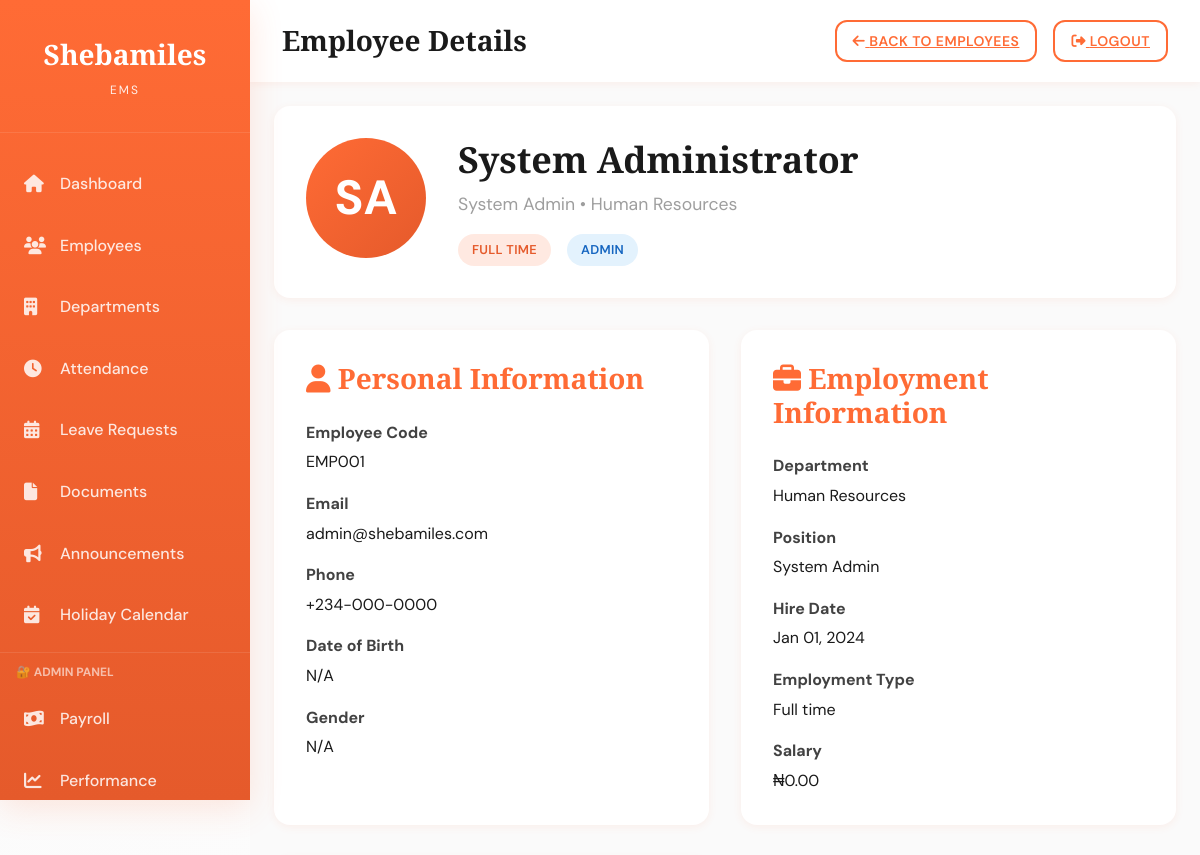
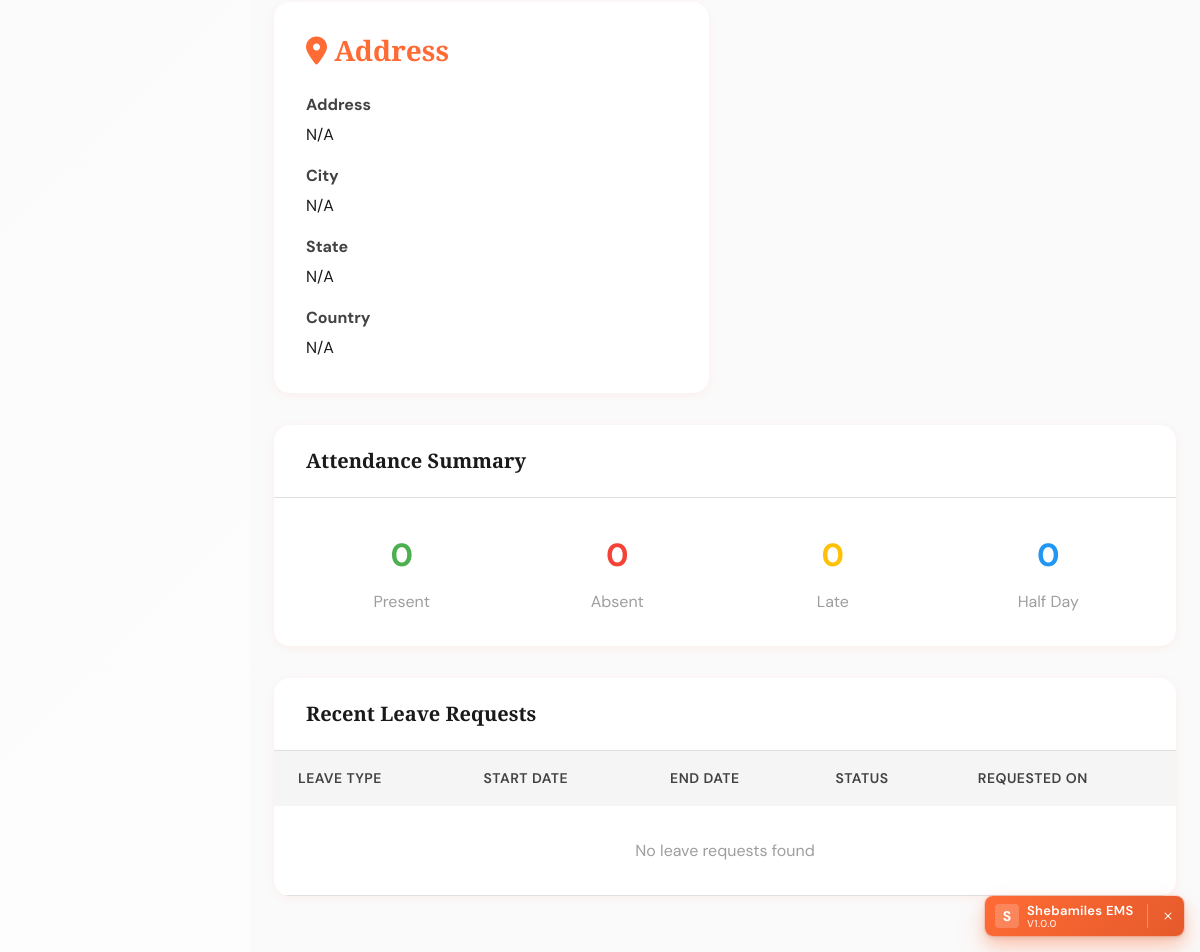
/employee-details.php?id=1 (signed in), run on the app's committed database (2 pictures, top to bottom).
### tables this page shows
CREATE TABLE `employees` (
  `employee_id` int(11) NOT NULL AUTO_INCREMENT,
  `user_id` int(11) NOT NULL,
  `employee_code` varchar(20) NOT NULL,
  `first_name` varchar(50) NOT NULL,
  `last_name` varchar(50) NOT NULL,
  `date_of_birth` date DEFAULT NULL,
  `gender` enum('male','female','other') DEFAULT NULL,
  `phone` varchar(20) DEFAULT NULL,
  `address` text DEFAULT NULL,
  `city` varchar(50) DEFAULT NULL,
  `state` varchar(50) DEFAULT NULL,
  `country` varchar(50) DEFAULT NULL,
  `department_id` int(11) DEFAULT NULL,
  `position` varchar(100) DEFAULT NULL,
  `hire_date` date NOT NULL,
  `employment_type` enum('full-time','part-time','contract','intern') NOT NULL DEFAULT 'full-time',
  `salary` decimal(10,2) DEFAULT NULL,
  `profile_image` varchar(255) DEFAULT NULL,
  `created_at` timestamp NOT NULL DEFAULT CURRENT_TIMESTAMP,
  `updated_at` timestamp NOT NULL DEFAULT CURRENT_TIMESTAMP ON UPDATE CURRENT_TIMESTAMP,
  PRIMARY KEY (`employee_id`),
  UNIQUE KEY `employee_code` (`employee_code`),
  KEY `user_id` (`user_id`),
  KEY `department_id` (`department_id`)
);

CREATE TABLE `departments` (
  `department_id` int(11) NOT NULL AUTO_INCREMENT,
  `department_name` varchar(100) NOT NULL,
  `description` text DEFAULT NULL,
  `head_id` int(11) DEFAULT NULL,
  `created_at` timestamp NOT NULL DEFAULT CURRENT_TIMESTAMP,
  PRIMARY KEY (`department_id`),
  KEY `head_id` (`head_id`)
);

CREATE TABLE `users` (
  `user_id` int(11) NOT NULL AUTO_INCREMENT,
  `username` varchar(50) NOT NULL,
  `password` varchar(255) NOT NULL,
  `email` varchar(100) NOT NULL,
  `role` enum('admin','manager','employee') NOT NULL DEFAULT 'employee',
  `created_at` timestamp NOT NULL DEFAULT CURRENT_TIMESTAMP,
  `last_login` timestamp NULL DEFAULT NULL,
  `status` enum('active','inactive') NOT NULL DEFAULT 'active',
  PRIMARY KEY (`user_id`),
  UNIQUE KEY `username` (`username`),
  UNIQUE KEY `email` (`email`)
);

### includes/auth.php (called while the page is built, shortened)
<?php
function hasRole($role) {
    return isset($_SESSION['role']) && $_SESSION['role'] === $role;
}
?>

### employee-details.php (the view, shortened to what this page needs)
<?php
require_once 'includes/auth.php';
$db = new Database();
$conn = $db->getConnection();
$employeeId = $_GET['id'] ?? null;
try {
    $stmt = $conn->prepare("SELECT e.*, d.department_name, u.email, u.username, u.role
                           FROM employees e
                           LEFT JOIN departments d ON e.department_id = d.department_id
                           LEFT JOIN users u ON e.user_id = u.user_id
                           WHERE e.employee_id = ?");
    $stmt->execute([$employeeId]);
    $employee = $stmt->fetch();
    $stmt = $conn->prepare("SELECT status, COUNT(*) as count
                           FROM attendance
                           WHERE employee_id = ?
                           GROUP BY status");
    $stmt->execute([$employeeId]);
    $attendanceStats = $stmt->fetchAll(PDO::FETCH_KEY_PAIR);
    $stmt = $conn->prepare("SELECT * FROM leave_requests
                           WHERE employee_id = ?
                           ORDER BY created_at DESC
                           LIMIT 5");
    $stmt->execute([$employeeId]);
    $leaveRequests = $stmt->fetchAll();
} catch(PDOException $e) {
    $error = "Error fetching employee details: " . $e->getMessage();
}
?>
<!DOCTYPE html>
<html lang="en">
<head>
    <link rel="stylesheet" href="css/style.css">
    <link rel="stylesheet" href="https://cdnjs.cloudflare.com/ajax/libs/font-awesome/6.4.0/css/all.min.css">
</head>
<body>
    <div class="dashboard-wrapper">
        <?php include 'includes/sidebar.php'; ?>
        <main class="main-content">
            <div class="topbar">
                <h2>Employee Details</h2>
                <div class="topbar-actions">
                    <a href="employees.php" class="btn btn-sm btn-outline-orange">
                        <i class="fas fa-arrow-left"></i> Back to Employees
                    </a>
                    <a href="php/logout.php" class="btn btn-sm btn-outline-orange">
                        <i class="fas fa-sign-out-alt"></i> Logout
                    </a>
                </div>
            </div>
            <div class="content">
                <div style="background: white; border-radius: 16px; padding: 2rem; margin-bottom: 2rem; box-shadow: var(--shadow-sm);">
                    <div style="display: flex; gap: 2rem; align-items: start;">
                        <div style="width: 120px; height: 120px; border-radius: 50%; background: linear-gradient(135deg, var(--primary-orange), var(--primary-orange-dark)); display: flex; align-items: center; justify-content: center; color: white; font-size: 3rem; font-weight: 700;">
                            <?php echo strtoupper(substr($employee['first_name'], 0, 1) . substr($employee['last_name'], 0, 1)); ?>
                        </div>
                        <div style="flex: 1;">
                            <h2 style="margin-bottom: 0.5rem; color: var(--almost-black);">
                                <?php echo htmlspecialchars($employee['first_name'] . ' ' . $employee['last_name']); ?>
                            </h2>
                            <p style="color: var(--medium-gray); margin-bottom: 1rem; font-size: 1.1rem;">
                                <?php echo htmlspecialchars($employee['position'] ?? 'N/A'); ?> •
                                <?php echo htmlspecialchars($employee['department_name'] ?? 'No Department'); ?>
                            </p>
                            <div style="display: flex; gap: 1rem; flex-wrap: wrap;">
                                <span class="badge badge-primary">
                                    <?php echo ucfirst(str_replace('-', ' ', $employee['employment_type'])); ?>
                                </span>
                                <span class="badge badge-info">
                                    <?php echo ucfirst($employee['role']); ?>
                                </span>
                            </div>
                        </div>
                    </div>
                </div>
                <div style="display: grid; grid-template-columns: repeat(auto-fit, minmax(300px, 1fr)); gap: 2rem; margin-bottom: 2rem;">
                    <div style="background: white; border-radius: 16px; padding: 2rem; box-shadow: var(--shadow-sm);">
                        <h3 style="margin-bottom: 1.5rem; color: var(--primary-orange);">
                            <i class="fas fa-user"></i> Personal Information
                        </h3>
                        <div style="display: grid; gap: 1rem;">
                            <div>
                                <strong style="color: var(--dark-gray); display: block; margin-bottom: 0.25rem;">Employee Code</strong>
                                <span><?php echo htmlspecialchars($employee['employee_code']); ?></span>
                            </div>
                            <div>
                                <strong style="color: var(--dark-gray); display: block; margin-bottom: 0.25rem;">Email</strong>
                                <span><?php echo htmlspecialchars($employee['email']); ?></span>
                            </div>
                            <div>
                                <strong style="color: var(--dark-gray); display: block; margin-bottom: 0.25rem;">Phone</strong>
                                <span><?php echo htmlspecialchars($employee['phone'] ?? 'N/A'); ?></span>
                            </div>
                            <div>
                                <strong style="color: var(--dark-gray); display: block; margin-bottom: 0.25rem;">Date of Birth</strong>
                                <span><?php echo $employee['date_of_birth'] ? date('M d, Y', strtotime($employee['date_of_birth'])) : 'N/A'; ?></span>
                            </div>
                            <div>
                                <strong style="color: var(--dark-gray); display: block; margin-bottom: 0.25rem;">Gender</strong>
                                <span><?php echo ucfirst($employee['gender'] ?? 'N/A'); ?></span>
                            </div>
                        </div>
                    </div>
                    <div style="background: white; border-radius: 16px; padding: 2rem; box-shadow: var(--shadow-sm);">
                        <h3 style="margin-bottom: 1.5rem; color: var(--primary-orange);">
                            <i class="fas fa-briefcase"></i> Employment Information
                        </h3>
                        <div style="display: grid; gap: 1rem;">
                            <div>
                                <strong style="color: var(--dark-gray); display: block; margin-bottom: 0.25rem;">Department</strong>
                                <span><?php echo htmlspecialchars($employee['department_name'] ?? 'N/A'); ?></span>
                            </div>
                            <div>
                                <strong style="color: var(--dark-gray); display: block; margin-bottom: 0.25rem;">Position</strong>
                                <span><?php echo htmlspecialchars($employee['position'] ?? 'N/A'); ?></span>
                            </div>
                            <div>
                                <strong style="color: var(--dark-gray); display: block; margin-bottom: 0.25rem;">Hire Date</strong>
                                <span><?php echo date('M d, Y', strtotime($employee['hire_date'])); ?></span>
                            </div>
                            <div>
                                <strong style="color: var(--dark-gray); display: block; margin-bottom: 0.25rem;">Employment Type</strong>
                                <span><?php echo ucfirst(str_replace('-', ' ', $employee['employment_type'])); ?></span>
                            </div>
                            <?php if (hasRole('admin')): ?>
                            <div>
                                <strong style="color: var(--dark-gray); display: block; margin-bottom: 0.25rem;">Salary</strong>
                                <span>₦<?php echo number_format($employee['salary'], 2); ?></span>
                            </div>
                            <?php endif; ?>
                        </div>
                    </div>
                    <div style="background: white; border-radius: 16px; padding: 2rem; box-shadow: var(--shadow-sm);">
                        <h3 style="margin-bottom: 1.5rem; color: var(--primary-orange);">
                            <i class="fas fa-map-marker-alt"></i> Address
                        </h3>
                        <div style="display: grid; gap: 1rem;">
                            <div>
                                <strong style="color: var(--dark-gray); display: block; margin-bottom: 0.25rem;">Address</strong>
                                <span><?php echo htmlspecialchars($employee['address'] ?? 'N/A'); ?></span>
                            </div>
                            <div>
                                <strong style="color: var(--dark-gray); display: block; margin-bottom: 0.25rem;">City</strong>
                                <span><?php echo htmlspecialchars($employee['city'] ?? 'N/A'); ?></span>
                            </div>
                            <div>
                                <strong style="color: var(--dark-gray); display: block; margin-bottom: 0.25rem;">State</strong>
                                <span><?php echo htmlspecialchars($employee['state'] ?? 'N/A'); ?></span>
                            </div>
                            <div>
                                <strong style="color: var(--dark-gray); display: block; margin-bottom: 0.25rem;">Country</strong>
                                <span><?php echo htmlspecialchars($employee['country'] ?? 'N/A'); ?></span>
                            </div>
                        </div>
                    </div>
                </div>
                <div class="table-container" style="margin-bottom: 2rem;">
                    <div class="table-header">
                        <h3>Attendance Summary</h3>
                    </div>
                    <div style="padding: 2rem;">
                        <div style="display: grid; grid-template-columns: repeat(auto-fit, minmax(150px, 1fr)); gap: 1.5rem;">
                            <div style="text-align: center;">
                                <div style="font-size: 2rem; font-weight: 700; color: #4CAF50;">
                                    <?php echo $attendanceStats['present'] ?? 0; ?>
                                </div>
                                <div style="color: var(--medium-gray); margin-top: 0.5rem;">Present</div>
                            </div>
                            <div style="text-align: center;">
                                <div style="font-size: 2rem; font-weight: 700; color: #F44336;">
                                    <?php echo $attendanceStats['absent'] ?? 0; ?>
                                </div>
                                <div style="color: var(--medium-gray); margin-top: 0.5rem;">Absent</div>
                            </div>
                            <div style="text-align: center;">
                                <div style="font-size: 2rem; font-weight: 700; color: #FFC107;">
                                    <?php echo $attendanceStats['late'] ?? 0; ?>
                                </div>
                                <div style="color: var(--medium-gray); margin-top: 0.5rem;">Late</div>
                            </div>
                            <div style="text-align: center;">
                                <div style="font-size: 2rem; font-weight: 700; color: #2196F3;">
                                    <?php echo $attendanceStats['half-day'] ?? 0; ?>
                                </div>
                                <div style="color: var(--medium-gray); margin-top: 0.5rem;">Half Day</div>
                            </div>
                        </div>
                    </div>
                </div>
                <div class="table-container">
                    <div class="table-header">
                        <h3>Recent Leave Requests</h3>
                    </div>
                    <table>
                        <thead>
                            <tr>
                                <th>Leave Type</th>
                                <th>Start Date</th>
                                <th>End Date</th>
                                <th>Status</th>
                                <th>Requested On</th>
                            </tr>
                        </thead>
                        <tbody>
                            <?php if (empty($leaveRequests)): ?>
                                <tr>
                                    <td colspan="5" style="text-align: center; padding: 2rem; color: var(--medium-gray);">
                                        No leave requests found
                                    </td>
                                </tr>
                            <?php endif; ?>
                        </tbody>
                    </table>
                </div>
            </div>
        </main>
    </div>
    <?php include 'includes/badge.php'; ?>
</body>
</html>

### data on the page
employees: first_name+last_name "SA", first_name+last_name "System Administrator", position "System Admin", department.department_name "Human Resources", employment_type "FULL TIME", user.role "ADMIN", employee_code "EMP001", user.email "admin@shebamiles.com", phone "+234-000-0000", gender "N/A", hire_date "Jan 01, 2024", employment_type "Full time", salary "0.00", address "N/A", city "N/A", state "N/A", country "N/A"

### other printed values
$attendanceStats['present'] "0"
$attendanceStats['absent'] "0"
$attendanceStats['late'] "0"
$attendanceStats['half-day'] "0"
